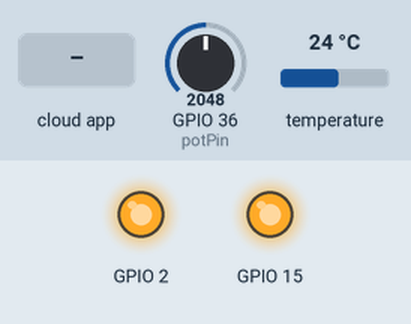
Recording of a sketch running on a simulated ESP32. Parts: output pins drawn as LEDs (lit = HIGH). The test bench sets the inputs (shaded band); at power-on: GPIO 36 (potPin) = 2048, temperature 24 °C. WiFi joins after 1.5 s; servers stay silent unless stated; the Firebase database answers and starts empty; what the sketch prints to the serial monitor is not drawn.

Above: at 3.3 s.
3.4 s: the phone or cloud app sets systemState to 1
5.8 s: the phone or cloud app sets pHThreshold to 25
At 7.9 s:
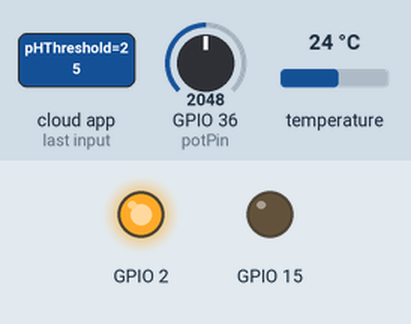
8.4 s: the phone or cloud app sets pHThreshold to 0
At 11.1 s:
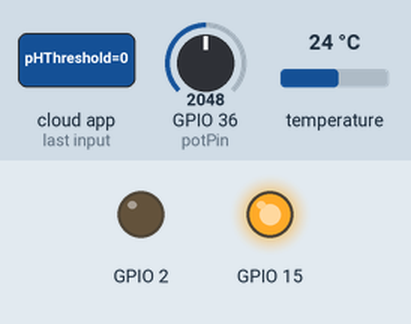
11.4 s: the phone or cloud app sets pumpState to 0
At 12.4 s:
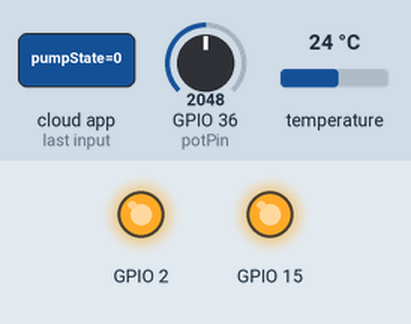
13.5 s: the phone or cloud app sets pumpState to 1
At 15.5 s:
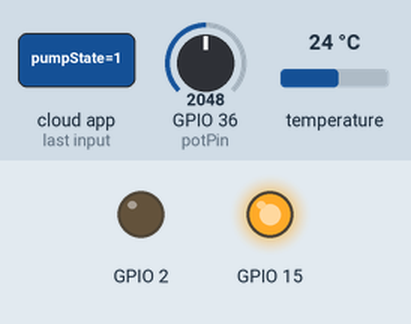
Timing chart, 0 to 17.0 s (numbered marks = the images above; inputs shaded):
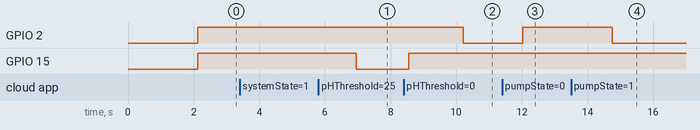

The sketch:

sketch_may07a.ino
```cpp
#include <Wire.h>
#include<WiFi.h>
#include "DHT.h"

#include <Firebase_ESP_Client.h>
#include <OneWire.h>
#include <DallasTemperature.h>
#include "addons/TokenHelper.h"
#include "addons/RTDBHelper.h"
#define API_KEY "AIzaSyDzj7ipac-QzAIccMaJjm6ctaxWJ8jwgno"
#define DATABASE_URL "https://dp-project-e9482-default-rtdb.firebaseio.com/"
#define DHTTYPE DHT22
const int oneWireBus = 0;
OneWire oneWire(oneWireBus);
DallasTemperature sensors(&oneWire);
//DHTesp dht;

#define DHTPIN 4
DHT dht(DHTPIN, DHTTYPE);
FirebaseData fbdo;


FirebaseAuth auth;
FirebaseConfig config;
bool signupOK=false;

WiFiServer server(301);
int pumpState = 0;
float threshold = 28.0;
float currph = 7.7;
float thresholdph = 7.7;
bool phflag = true;
int systemState = 0;
const int potPin=A0;
float ph;
float Value=0;
void setup() {
  // put your setup code here, to run once:
  Serial.begin(9600);
  delay(100);
  WiFi.mode(WIFI_STA);
  Serial.println(WiFi.localIP());
  Serial.print("Start connection");
  WiFi.begin("Mi 11X","12345a678");
  while((!(WiFi.status()== WL_CONNECTED))){
      Serial.print("..");
      delay(1000);
    }
     server.begin();
  Serial.println("Server started");

  // Print the IP address
  Serial.println(WiFi.localIP());
  Serial.println("Connected");
  config.api_key = API_KEY;
  config.database_url = DATABASE_URL;
  if (Firebase.signUp(&config, &auth, "", "")){
    Serial.println("ok");
    signupOK = true;
  }
  else{
    Serial.print("world");
    Serial.printf("%s\n", config.signer.signupError.message.c_str());
  }
  config.token_status_callback = tokenStatusCallback; //see addons/TokenHelper.h
  Firebase.begin(&config, &auth);
  Firebase.reconnectWiFi(true);
  Serial.println("Firebase is Ready");
  pinMode(2,OUTPUT);
  digitalWrite(2,LOW);
  pinMode(15,OUTPUT);
  digitalWrite(15,LOW);
  dht.begin();
  pinMode(potPin,INPUT);
  sensors.begin();
}

void loop(){
  if(systemState){
  if(phflag){
//    float humidity = dht.readHumidity();
//  float temperature = dht.readTemperature();
  sensors.requestTemperatures();
  float waterTemp = sensors.getTempCByIndex(0);
  Value= analogRead(potPin);
    Serial.print(Value);
    Serial.print(" | ");
    float voltage=Value*(3.3/4095.0);
    ph=(4.46*voltage);
    currph = ph;
    if(currph<thresholdph){
      phflag = false;
    }
   Serial.print("Ph:");
   Serial.println(ph);
//  Serial.print("Surr temperature: ");
//  Serial.println(temperature);
//  Serial.print("Humidity: ");
//  Serial.println(humidity);
  Serial.print("waterTemp: ");
  Serial.println(waterTemp);
    Serial.print("Pump: ");
  Serial.println(pumpState);
  digitalWrite(15,HIGH);
  if(Firebase.ready() && signupOK){
     if(Firebase.RTDB.getInt(&fbdo,"/pumpState")){
        pumpState = fbdo.intData();
        if(pumpState==1)digitalWrite(2,LOW);
        else digitalWrite(2,HIGH);
     }
     if(Firebase.RTDB.getFloat(&fbdo,"/tempThreshold")){
        threshold = fbdo.floatData();
     }
     if(Firebase.RTDB.getInt(&fbdo,"/systemState")){
        systemState = fbdo.intData();
     }
     if(Firebase.RTDB.getFloat(&fbdo,"/pHThreshold")){
        thresholdph = fbdo.floatData();
        if(thresholdph > currph){
          phflag = false;
        }
     }
     Firebase.RTDB.setString(&fbdo,"/ph",currph);
//     Firebase.RTDB.setString(&fbdo,"/humidity",humidity);
//     Firebase.RTDB.setString(&fbdo,"/surrtemp",temperature);
     Firebase.RTDB.setString(&fbdo,"/waterTemp",waterTemp);
  }
  if(waterTemp>=threshold && phflag){
    Serial.println("--waterTemp is high--");
    pumpState = 1;
    digitalWrite(2,LOW);
    Firebase.RTDB.setInt(&fbdo,"/pumpState",pumpState);
    while(waterTemp >= threshold && phflag){
      Serial.println("Hello world");
      if(Firebase.RTDB.getFloat(&fbdo,"/tempThreshold")){
        threshold = fbdo.floatData();
     }
     if(Firebase.RTDB.getInt(&fbdo,"/pumpState")){
        pumpState = fbdo.intData();
        if(pumpState==1)digitalWrite(2,LOW);
        else digitalWrite(2,HIGH);
     }
//      humidity = dht.readHumidity();
//      temperature = dht.readTemperature();
      sensors.requestTemperatures();
      waterTemp = sensors.getTempCByIndex(0);
      Value= analogRead(potPin);
    Serial.print(Value);
    Serial.print(" | ");
    float voltage=Value*(3.3/4095.0);
    ph=(4.6*voltage);
    currph = ph;
    if(currph<thresholdph){
      phflag = false;
      break;
    }
   Serial.print("Ph:");
   Serial.println(ph);
      if(Firebase.ready()){
        Firebase.RTDB.setString(&fbdo,"/ph",currph);
//        Firebase.RTDB.setString(&fbdo,"/humidity",humidity);
//     Firebase.RTDB.setString(&fbdo,"/surrtemp",temperature);
       Firebase.RTDB.setString(&fbdo,"/waterTemp",waterTemp);
      }
      Serial.print("Ph:");
   Serial.println(ph);
      Serial.print("waterTemp : ");
      Serial.println(waterTemp);
//  Serial.print("Surr temperature: ");
//  Serial.println(temperature);
//  Serial.print("Humidity: ");
//  Serial.println(humidity);
    }
    pumpState = 0;
    digitalWrite(2,HIGH);
    Serial.println();
    Firebase.RTDB.setInt(&fbdo,"/pumpState",pumpState);
  }
// Serial. println("--------------");
  }
  else{
    digitalWrite(15,LOW);
    while(currph < thresholdph){
      Value= analogRead(potPin);
    Serial.print(Value);
    Serial.print(" | ");
    float voltage=Value*(3.3/4095.0);
    ph=(4.6*voltage);
    currph = ph;
//    digitalWrite(15,LOW);
      Firebase.RTDB.setString(&fbdo,"/ph",currph);
      if(Firebase.RTDB.getFloat(&fbdo,"/pHThreshold")){
        thresholdph = fbdo.floatData();
     }
     delay(100);
    }
    digitalWrite(15,HIGH);
    phflag = true;
  }
  }
  else{
    Serial.println("System is OFF");
    digitalWrite(2,HIGH);
    digitalWrite(15,HIGH);
    pumpState = 0;
    Firebase.RTDB.setInt(&fbdo,"/pumpState",pumpState);

    if(Firebase.RTDB.getInt(&fbdo,"/systemState")){
        systemState = fbdo.intData();
     }
  }
}
```

Measured:
- after the input at 5.8 s, GPIO 2: stays HIGH (without the input it goes to LOW after 1.1 s); GPIO 15: HIGH → LOW after 1.1 s
- after the input at 8.4 s, GPIO 2: HIGH → LOW after 1.8 s; GPIO 15: LOW → HIGH after 0.15 s
- after the input at 11.4 s, GPIO 2: LOW → HIGH after 0.63 s
- after the input at 13.5 s, GPIO 2: HIGH → LOW after 1.3 s
